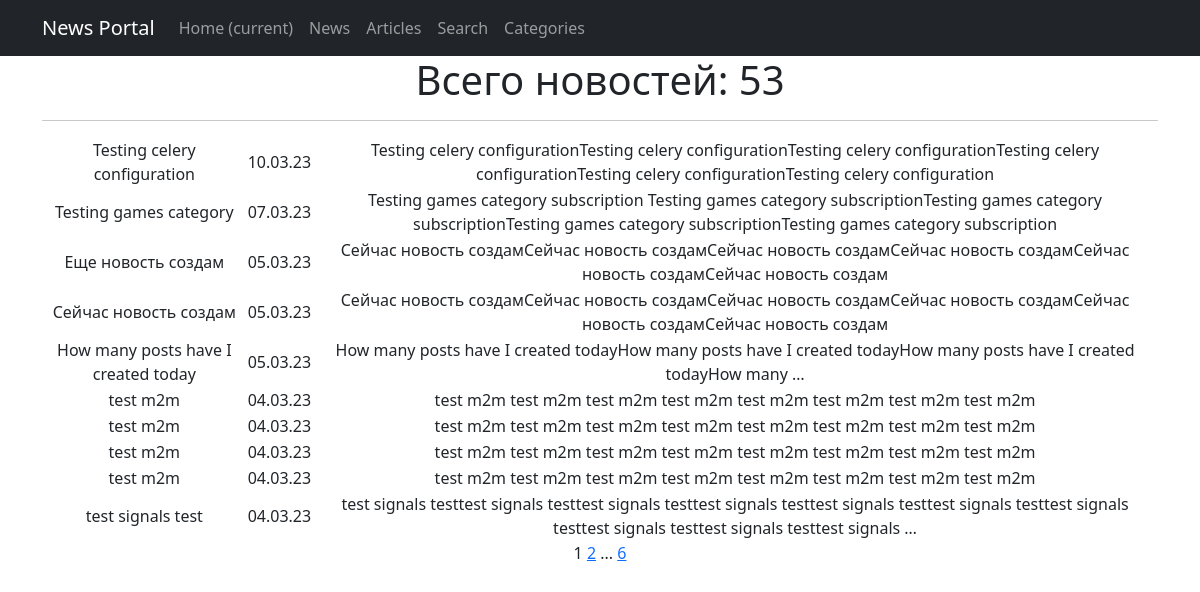
Before: /posts/news/ with the older database file.
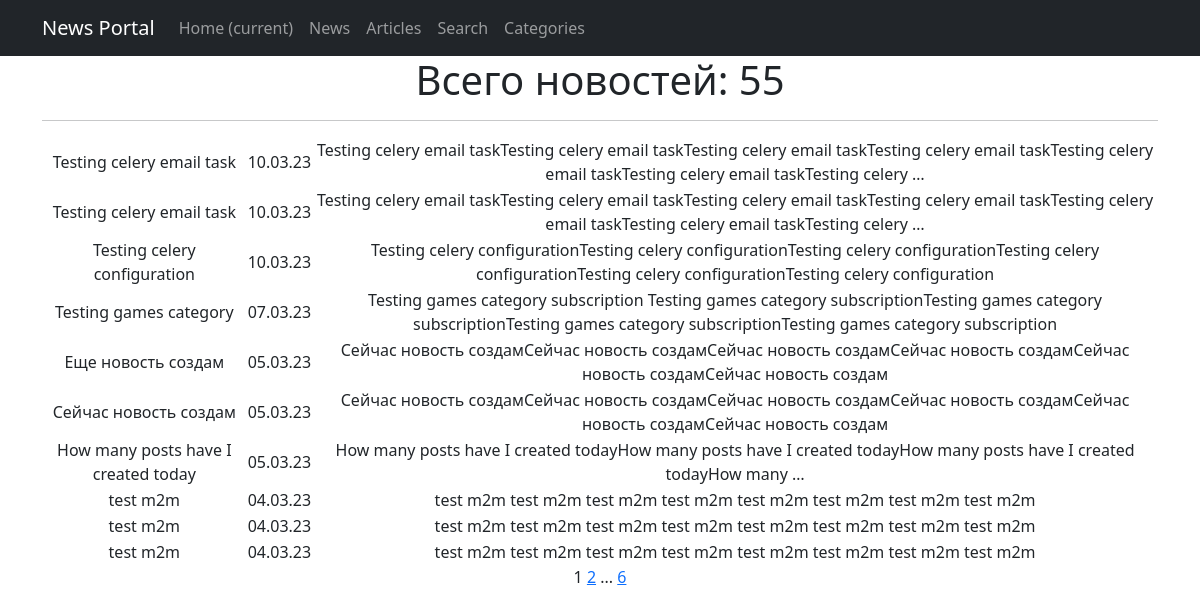
After: the same page with the newer database file.
### news/models.py (models this page shows, shortened)
class Post(models.Model):
    type = models.CharField(max_length=1, choices=TYPES, default=article)
    created_on = models.DateTimeField(auto_now_add=True)
    title = models.CharField(max_length=255)
    text = models.TextField()
    rating = models.IntegerField(default=0)
    author = models.ForeignKey(Author, on_delete=models.CASCADE)
    categories = models.ManyToManyField(Category, through='PostCategory')

### news/views.py (the view)
# urls.py: path('news/', NewsList.as_view(), name='news_list'),
class NewsList(ListView):
    model = Post
    queryset = Post.objects.filter(type='N')
    ordering = '-created_on'
    template_name = 'news.html'
    context_object_name = 'news'
    paginate_by = 10
    def get_context_data(self, **kwargs):
        context = super().get_context_data(**kwargs)
        context['num_of_news'] = len(Post.objects.filter(type='N'))
        return context

### news/templatetags/custom_filters.py (called while the page is built)
@register.filter()
def censor(text: str):
    if type(text) is not str:
        raise ValueError('censor filter only accepts str values')
    for word in UNDESIRABLE_WORDS:
        text = text.replace(word, f"{word[0]}{'*'*(len(word)-1)}")
        word = word.title()
        text = text.replace(word, f"{word[0]}{'*'*(len(word)-1)}")
    return text

### templates/news.html (shortened to what this page needs)
{% extends 'flatpages/default.html' %}
{% load custom_filters %}
{% block content %}
<h1>Всего новостей: {{ num_of_news }}</h1>
<hr>
<table>
    {% for post in news %}
    <tr>
        <td>{{ post.title|censor }}</td>
        <td>{{ post.created_on|date:'d.m.y' }}</td>
        <td>{{ post.text|censor|truncatewords:20 }}</td>
    </tr>
    {% endfor %}
</table>
{{ page_obj.number }}
{% if page_obj.has_next %}
    <a href="?page={{ page_obj.next_page_number }}">{{ page_obj.next_page_number }}</a>
    {% if page_obj.next_page_number != page_obj.paginator.num_pages %}
        ...
        <a href="?page={{ page_obj.paginator.num_pages }}">{{ page_obj.paginator.num_pages }}</a>
    {% endif %}
{% endif %}
{% endblock content %}

Changed rows visible on the page:
no longer on this page (row unchanged): Post: title|censor "test m2m", created_on "04.03.23", text|censor "test m2m test m2m test m2m test m2m test m2m test m2m test m2m test m2m"
no longer on this page (row unchanged): Post: title|censor "test signals test", created_on "04.03.23", text|censor "test signals testtest signals testtest signals testtest signals testtest signals testtest signals testtest signals testtest signals testtest signals testtest signals …"
added Post: title|censor "Testing celery email task", created_on "10.03.23", text|censor "Testing celery email taskTesting celery email taskTesting celery email taskTesting celery email taskTesting celery email taskTesting celery email taskTesting celery …"
added Post: title|censor "Testing celery email task", created_on "10.03.23", text|censor "Testing celery email taskTesting celery email taskTesting celery email taskTesting celery email taskTesting celery email taskTesting celery email taskTesting celery …"
Other visible differences:
{{ num_of_news }}: "53" → "55"
